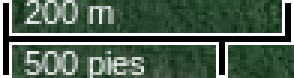
#> input picture images/Deforestacion_referencia.png, 98 x 26 px (shown 3 times larger); its folder holds only this picture in this run
$ python Ej3_alta_potencia.py --image ../images/Deforestacion_referencia.png
#> lines starting #> are read from the running program, lines starting #| are printed output that depends on the picture
"""
Filtros de acentuado.
Filtrado por ALTA POTENCIA (high-boost).

Una forma de enfatizar las altas frecuencias (bordes y detalles) sin perder los detalles de bajas
frecuencias (zonas homogéneas) es el filtrado de alta potencia.
Implemente este procesamiento como la operacion aritmetica:

g(x; y) = Af(x; y) - PB(f(x; y)); con A >= 1:

De la teoria:
La salida "g" es la diferencia entre una version amplificada de la imagen original, usando
un coeficiente "A", y una version suavizada de la misma imagen (una version pasa-bajos).
La ventaja es que nos da un resultado mas natural que el obtenido utilizando un filtro
pasa-altos de suma 1.

En la pág. 21 y 22 del PDF de teoria se muestran dos ejemplos con la imagen "camaleon.tif".
Usando A=2 y un kernel de 3x3 en el PB da un resultado muy similar al de pag. 21.
"""

import os
os.chdir(os.path.dirname(os.path.abspath(__file__)))
import cv2
import numpy as np
import argparse

PATH = "../images/"

# Si lo quiero usar desde consola:
# python Ej3_alta_potencia.py -im nombreImagen.jpg

default_img = 'camaleon.tif'

ap = argparse.ArgumentParser()
ap.add_argument("-im", "--image", required=False, help="path de la imagen a utilizar")
args = vars(ap.parse_args())

nombre_imagen = args["image"] if args["image"] else default_img

f = cv2.imread(PATH + nombre_imagen, cv2.IMREAD_GRAYSCALE)
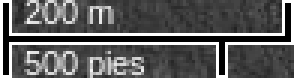
#> f: shape (26, 98) (shown 3 times larger); min 0, max 255, mean 89.8

# Filtro pasa-bajos
m_width = 3
m_height = 3
kernel = np.ones((m_width,m_height),np.float32)/(m_width*m_height)

PB = cv2.filter2D(f,-1,kernel)
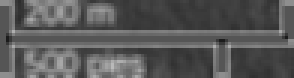
#> PB: shape (26, 98) (shown 3 times larger); min 28, max 186, mean 88.6

# Aplicar el filtro pasa-altos para filtrado de alta potencia
A = 2
g = A*f - PB
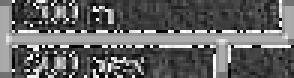
#> g: shape (26, 98) (shown 3 times larger); min 0, max 255, mean 98

cv2.imshow('Original', f)
cv2.imshow('Pasa bajos', PB)
cv2.imshow('Alta potencia', g)

cv2.waitKey(0)
cv2.destroyAllWindows()

$ run again, on images/flores02.jpg
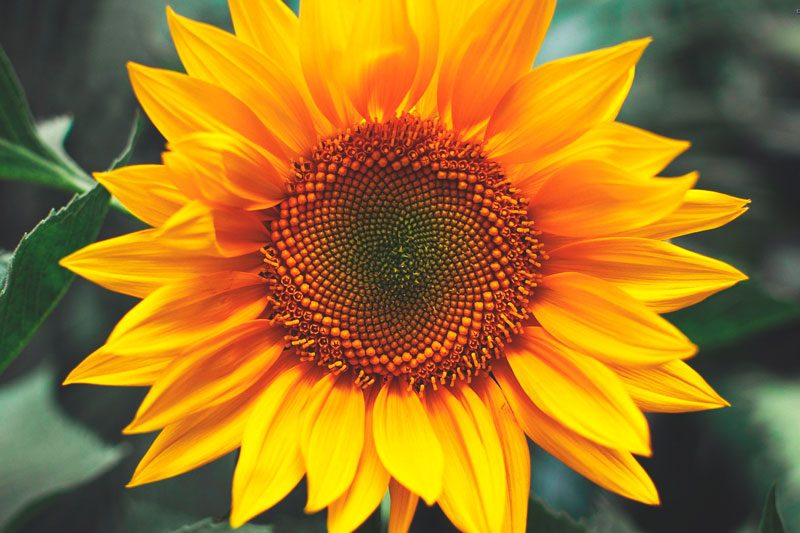
#> input picture images/flores02.jpg, 800 x 533 px
#> `f = cv2.imread(PATH + nombre_imagen, cv2.IMREAD_GRAYSCALE)`:
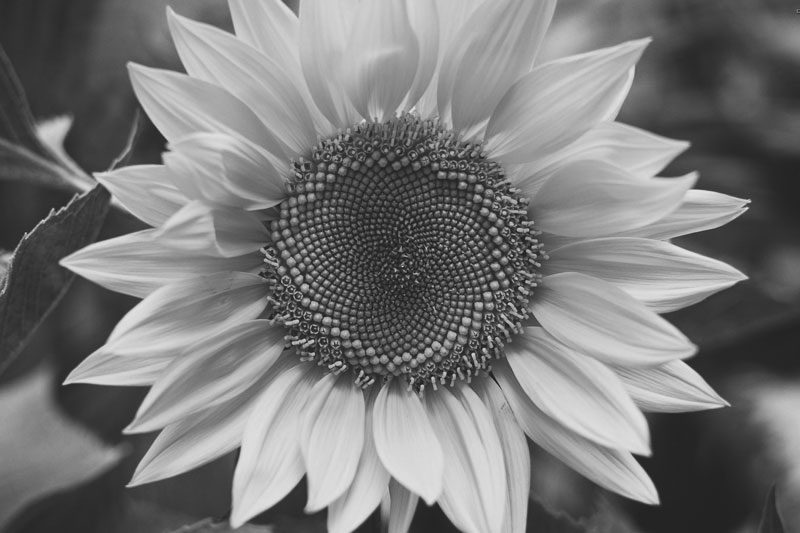
#> f: shape (533, 800); min 14, max 232, mean 121

$ run again, on images/Deforestacion_zona_delimitada.png
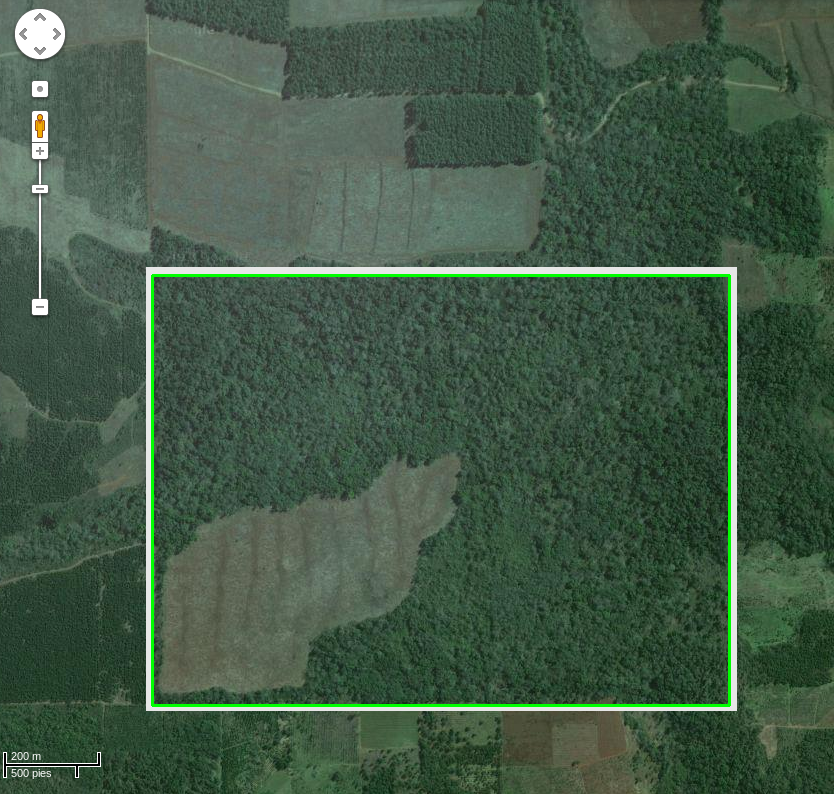
#> input picture images/Deforestacion_zona_delimitada.png, 834 x 794 px
#> `f = cv2.imread(PATH + nombre_imagen, cv2.IMREAD_GRAYSCALE)`:
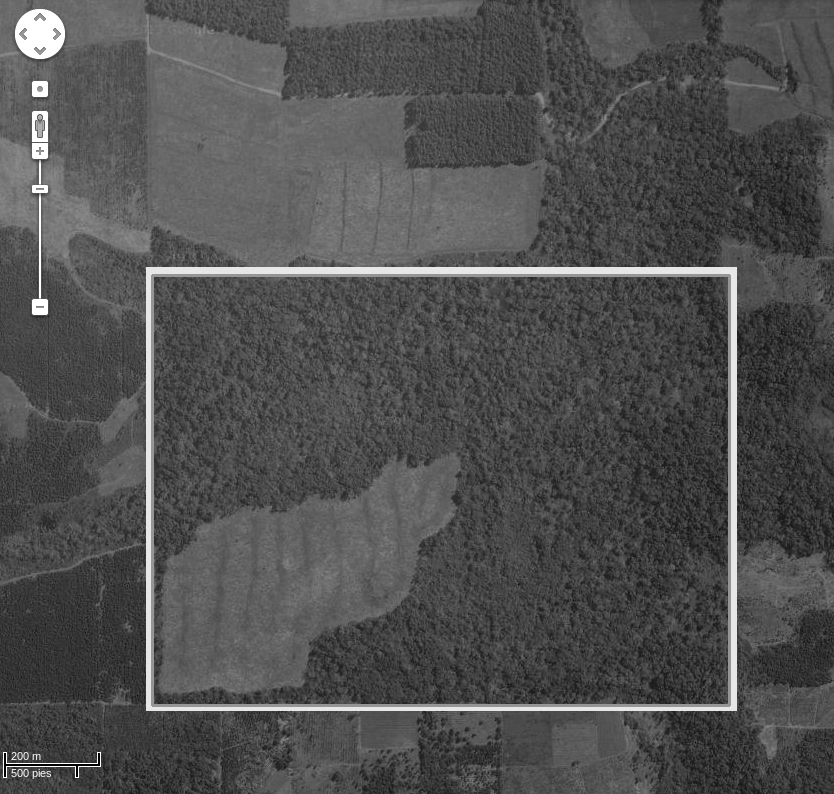
#> f: shape (794, 834); min 0, max 255, mean 80.1
#> `g = A*f - PB`:
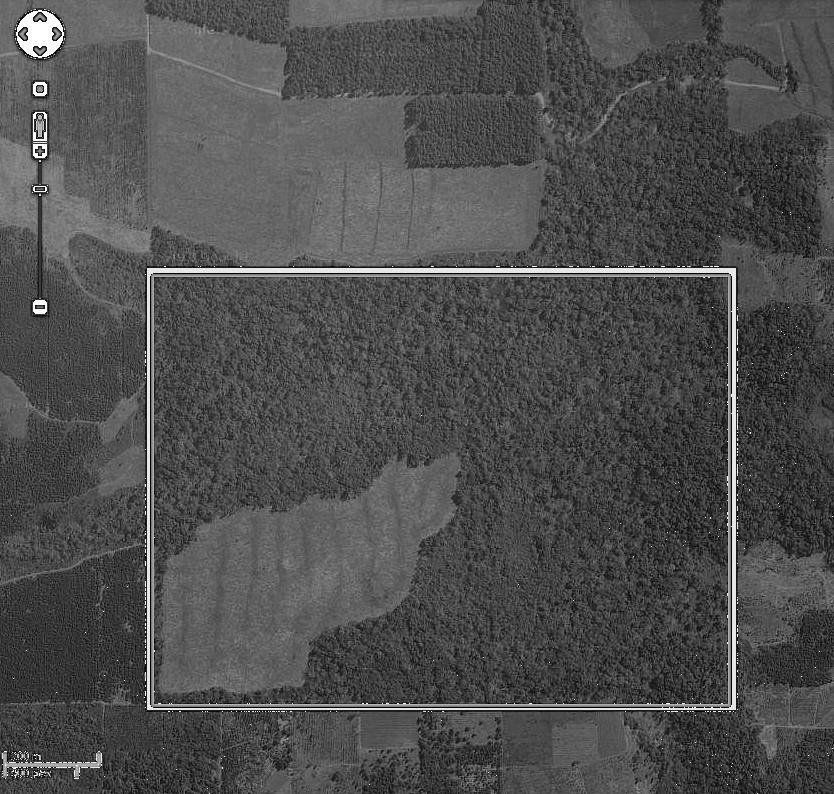
#> g: shape (794, 834); min 0, max 255, mean 78.4
